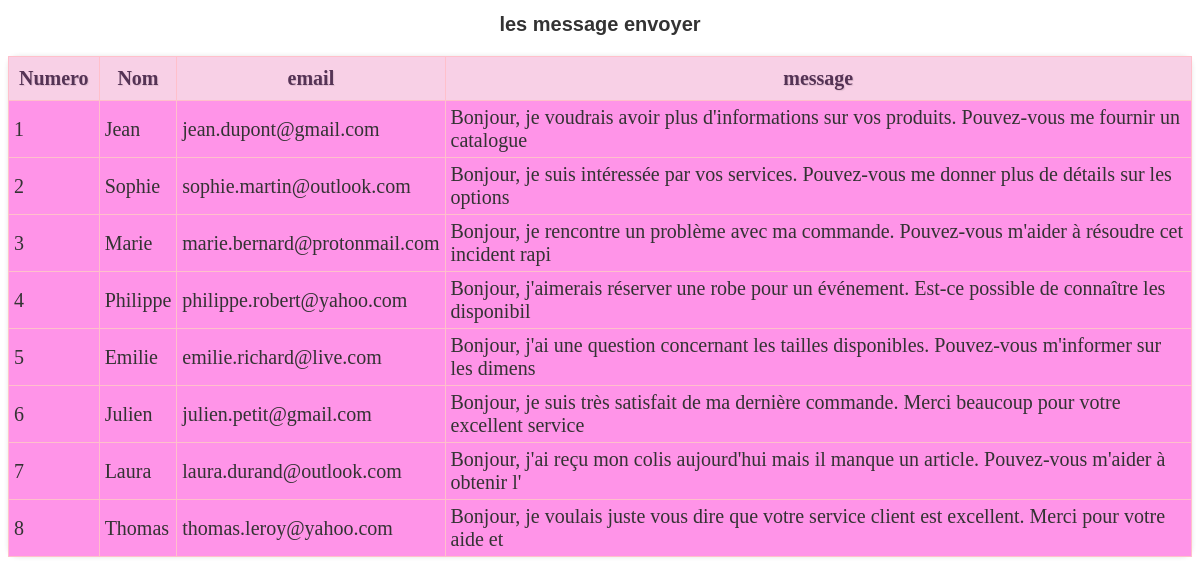
The page /Dashboard/list/List3.php on the database its author committed.
### tables this page shows
CREATE TABLE `contact` (
  `nummessage` int(11) NOT NULL,
  `nom` varchar(20) NOT NULL,
  `email` varchar(30) NOT NULL,
  `message` varchar(100) NOT NULL
);

### Dashboard/list/List3.php (the view, shortened to what this page needs)
<!DOCTYPE html>
<html>
<head>
  <link rel="stylesheet" href="liste.css">
</head>
<body>
<?php
$servername = "localhost";
$username = "root";
$password = "";
$dbname = "thehouserb";
$conn = new mysqli($servername, $username, $password, $dbname);
$req = "SELECT * FROM contact ";
$result = mysqli_query($conn,$req);
if (mysqli_num_rows($result) > 0) {
  echo "<h1> les message envoyer </h1>";
  echo "<table>";
  echo "<tr><th>Numero</th><th>Nom</th><th>email</th><th>message</th></tr>";
  while($row = mysqli_fetch_array($result))
  {
    echo "<tr>";
    echo "<td>" . $row["nummessage"] . "</td>";
    echo "<td>" . $row["nom"] . "</td>";
    echo "<td>" . $row["email"] . "</td>";
    echo "<td>" . $row["message"] . "</td>";
    echo "</tr>";
  }
  echo "</table>";
}
else {
  echo "No available messages found.";
}
?>
</body>
</html>

### Dashboard/list/liste.css (style rules this page uses)
table { border-collapse: collapse; width: 100%; margin: 20px auto; border-radius: 10px; box-shadow: 0 0 5px rgba(0, 0, 0, 0.1); font-size: 20px; }
h1 { text-align: center; margin-bottom: 20px; color: #333; font-family: 'Arial', sans-serif; font-size: 20px; font-weight: bold; }
th { background-color: #f8d0e6; padding: 10px; text-align: center; border: 1px solid #ffc0cb; color: #553355; font-weight: bold; text-shadow: 1px 1px 1px rgba(0, 0, 0, 0.1); }
td { padding: 5px; border: 1px solid #ffc0cb; text-align: left; color: #333; }
body { background-color: #ffffff; }

### rows shown on the page
contact: nummessage "1", nom "Jean", email "jean.dupont@gmail.com", message "Bonjour, je voudrais avoir plus d'informations sur vos produits. Pouvez-vous me fournir un catalogue"
contact: nummessage "2", nom "Sophie", email "sophie.martin@outlook.com", message "Bonjour, je suis intéressée par vos services. Pouvez-vous me donner plus de détails sur les options"
contact: nummessage "3", nom "Marie", email "marie.bernard@protonmail.com", message "Bonjour, je rencontre un problème avec ma commande. Pouvez-vous m'aider à résoudre cet incident rapi"
contact: nummessage "4", nom "Philippe", email "philippe.robert@yahoo.com", message "Bonjour, j'aimerais réserver une robe pour un événement. Est-ce possible de connaître les disponibil"
contact: nummessage "5", nom "Emilie", email "emilie.richard@live.com", message "Bonjour, j'ai une question concernant les tailles disponibles. Pouvez-vous m'informer sur les dimens"
contact: nummessage "6", nom "Julien", email "julien.petit@gmail.com", message "Bonjour, je suis très satisfait de ma dernière commande. Merci beaucoup pour votre excellent service"
contact: nummessage "7", nom "Laura", email "laura.durand@outlook.com", message "Bonjour, j'ai reçu mon colis aujourd'hui mais il manque un article. Pouvez-vous m'aider à obtenir l'"
contact: nummessage "8", nom "Thomas", email "thomas.leroy@yahoo.com", message "Bonjour, je voulais juste vous dire que votre service client est excellent. Merci pour votre aide et"
